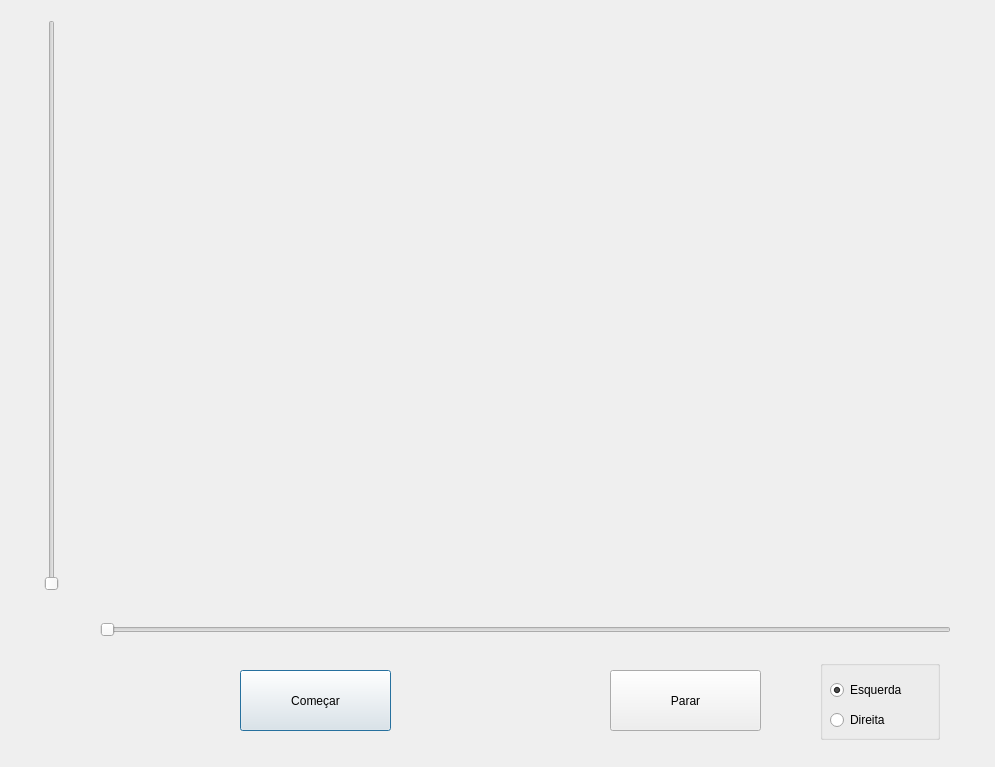
<?xml version="1.0" encoding="UTF-8"?>
<ui version="4.0">
 <class>Dialog</class>
 <widget class="QDialog" name="Dialog">
  <property name="geometry">
   <rect>
    <x>0</x>
    <y>0</y>
    <width>995</width>
    <height>767</height>
   </rect>
  </property>
  <property name="acceptDrops">
   <bool>false</bool>
  </property>
  <property name="windowTitle">
   <string>Fire_Doom</string>
  </property>
  <property name="autoFillBackground">
   <bool>false</bool>
  </property>
  <widget class="QPushButton" name="comecar_button">
   <property name="geometry">
    <rect>
     <x>240</x>
     <y>670</y>
     <width>151</width>
     <height>61</height>
    </rect>
   </property>
   <property name="text">
    <string>Começar</string>
   </property>
  </widget>
  <widget class="QSlider" name="wind_slider">
   <property name="geometry">
    <rect>
     <x>100</x>
     <y>620</y>
     <width>851</width>
     <height>20</height>
    </rect>
   </property>
   <property name="minimum">
    <number>0</number>
   </property>
   <property name="maximum">
    <number>10</number>
   </property>
   <property name="pageStep">
    <number>2</number>
   </property>
   <property name="value">
    <number>0</number>
   </property>
   <property name="orientation">
    <enum>Qt::Horizontal</enum>
   </property>
  </widget>
  <widget class="QWidget" name="verticalLayoutWidget">
   <property name="geometry">
    <rect>
     <x>100</x>
     <y>10</y>
     <width>851</width>
     <height>581</height>
    </rect>
   </property>
   <layout class="QVBoxLayout" name="layout">
    <property name="spacing">
     <number>0</number>
    </property>
    <property name="sizeConstraint">
     <enum>QLayout::SetMaximumSize</enum>
    </property>
   </layout>
  </widget>
  <widget class="QPushButton" name="parar_button">
   <property name="geometry">
    <rect>
     <x>610</x>
     <y>670</y>
     <width>151</width>
     <height>61</height>
    </rect>
   </property>
   <property name="text">
    <string>Parar</string>
   </property>
  </widget>
  <widget class="QGroupBox" name="groupBox">
   <property name="geometry">
    <rect>
     <x>820</x>
     <y>660</y>
     <width>120</width>
     <height>80</height>
    </rect>
   </property>
   <property name="title">
    <string/>
   </property>
   <widget class="QRadioButton" name="esquerda_button">
    <property name="geometry">
     <rect>
      <x>10</x>
      <y>20</y>
      <width>95</width>
      <height>20</height>
     </rect>
    </property>
    <property name="text">
     <string>Esquerda</string>
    </property>
    <property name="checked">
     <bool>true</bool>
    </property>
   </widget>
   <widget class="QRadioButton" name="direita_button">
    <property name="geometry">
     <rect>
      <x>10</x>
      <y>50</y>
      <width>95</width>
      <height>20</height>
     </rect>
    </property>
    <property name="text">
     <string>Direita</string>
    </property>
   </widget>
  </widget>
  <widget class="QSlider" name="fire_slider">
   <property name="geometry">
    <rect>
     <x>42</x>
     <y>20</y>
     <width>20</width>
     <height>571</height>
    </rect>
   </property>
   <property name="minimum">
    <number>15</number>
   </property>
   <property name="maximum">
    <number>100</number>
   </property>
   <property name="pageStep">
    <number>10</number>
   </property>
   <property name="orientation">
    <enum>Qt::Vertical</enum>
   </property>
   <property name="invertedAppearance">
    <bool>false</bool>
   </property>
   <property name="invertedControls">
    <bool>true</bool>
   </property>
  </widget>
 </widget>
 <resources/>
 <connections/>
</ui>
